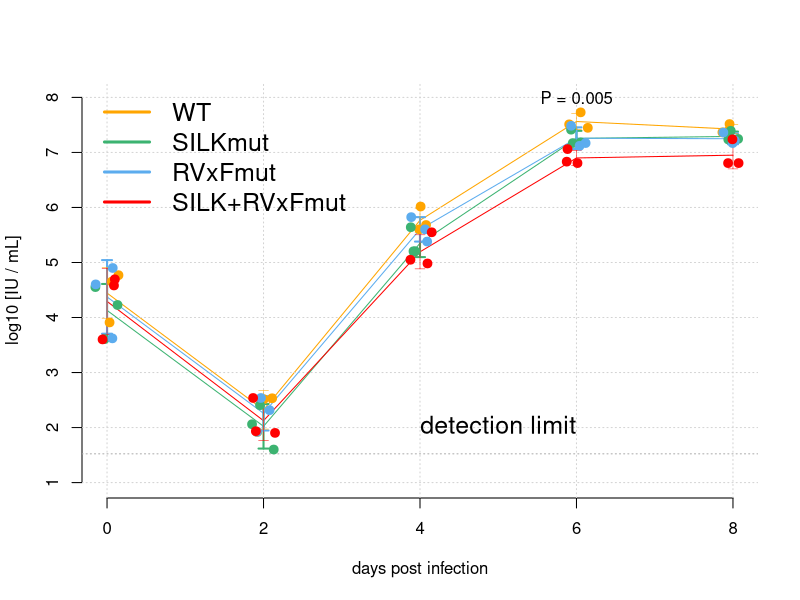

Here is the R script that generated this plot:


#### High MOI growth PP1 mutant + single mutants

WT_d0 <- c(5.88E+04,8.14E+03,4.49E+04) 
WT_d2 <- c(3.28E+02,8.29E+01,3.41E+02)
WT_d4 <- c(4.80E+05,4.00E+05,1.04E+06)
WT_d6 <- c(2.80E+07,3.24E+07,5.35E+07)
WT_d8 <- c(2.44E+07,2.32E+07,3.28E+07)

RV522_d0 <- c(1.69E+04,4.05E+03,3.57E+04)
RV522_d2 <- c(2.55E+02,3.99E+01,1.15E+02)
RV522_d4 <- c(1.60E+05,1.60E+05,4.37E+05)
RV522_d6 <- c(1.52E+07,1.48E+07,2.59E+07)
RV522_d8 <- c(1.72E+07,1.76E+07,2.47E+07)

RV523_d0 <- c(4.00E+04,4.18E+03,7.94E+04)
RV523_d2 <- c(2.07E+02,8.36E+01,3.45E+02)
RV523_d4 <- c(4.00E+05,2.40E+05,6.67E+05)
RV523_d6 <- c(1.32E+07,1.48E+07,3.05E+07)
RV523_d8 <- c(1.64E+07,1.48E+07,2.30E+07)

RV524_d0 <- c(3.82E+04,	4.00E+03,	4.95E+04)
RV524_d2 <- c(8.59E+01,8.00E+01,3.45E+02)
RV524_d4 <- c(1.12E+05,9.60E+04,3.54E+05)
RV524_d6 <- c(6.4E+06,6.8E+06,1.15E+07)
RV524_d8 <- c(6.40E+06,6.4E+06,1.73E+07)


WT <- log10(rbind.data.frame(WT_d0, WT_d2, WT_d4, WT_d6, WT_d8))
RV522 <- log10(rbind.data.frame(RV522_d0, RV522_d2, RV522_d4, RV522_d6, RV522_d8))
RV523 <- log10(rbind.data.frame(RV523_d0, RV523_d2, RV523_d4, RV523_d6, RV523_d8))
RV524 <- log10(rbind.data.frame(RV524_d0, RV524_d2, RV524_d4, RV524_d6, RV524_d8))

colnames(WT) <- c("rep1", "rep2", "rep3")
row.names(WT) <- c("d0", "d2", "d4", "d6", "d8") 

colnames(RV522) <- c("rep1", "rep2", "rep3")
row.names(RV522) <-c("d0", "d2", "d4", "d6", "d8")  

colnames(RV523) <- c("rep1", "rep2", "rep3")
row.names(RV523) <- c("d0", "d2", "d4", "d6", "d8")  

colnames(RV524) <- c("rep1", "rep2", "rep3")
row.names(RV524) <- c("d0", "d2", "d4", "d6", "d8")  

WT[,4]<- apply(WT,1, FUN=sd, na.rm=T)
RV522[,4] <- apply(RV522,1, FUN=sd, na.rm=T)
RV523[,4]<- apply(RV523,1, FUN=sd, na.rm=T)
RV524[,4]<- apply(RV524,1, FUN=sd, na.rm=T)

WT[,5] <- rowMeans(WT[,1:3], na.rm = T)
RV522[,5] <- rowMeans(RV522[,1:3], na.rm=T)
RV523[,5] <- rowMeans(RV523[,1:3], na.rm=T)
RV524[,5] <- rowMeans(RV524[,1:3], na.rm=T)


#pdf(pdfname <- "HighMOI_growth.pdf", width=8, height=8)


plot(y=WT$V5, x=c(0,2,4,6,8), axes=F, type="l", ylab="log10 [IU / mL]", xlab="days post infection", col="orange", lwd=1, ylim=c(1,8))
axis(2, at=NULL)
axis(1, at=c(0,2,4,6,8))
grid(NULL, NULL)
lines(y=RV522$V5, x=c(0,2,4,6,8), type="l", col="mediumseagreen", lwd=1)
lines(y=RV523$V5, x=c(0,2,4,6,8), type="l", col="steelblue2", lwd=1)
lines(y=RV524$V5, x=c(0,2,4,6,8), type="l", col="red", lwd=1)
abline(h=log10(3.33E+01), col="darkgrey", lty=3, lwd=1)
text(x=5, y=2.05, "detection limit", cex=1.5)


arrows(x0=c(0,2,4,6,8), y0=RV522$V5,  x1=c(0,2,4,6,8), y1=RV522$V5-RV522$V4, angle = 90,length = 0.05, col="mediumseagreen", lwd=2)
arrows(x0=c(0,2,4,6,8), y0=RV522$V5,  x1=c(0,2,4,6,8), y1=RV522$V5+RV522$V4, angle = 90,length = 0.05, col="mediumseagreen", lwd=2)

arrows(x0=c(0,2,4,6,8), y0=RV523$V5,  x1=c(0,2,4,6,8), y1=RV523$V5-RV523$V4, angle = 90,length = 0.05, col="steelblue2", lwd=2)
arrows(x0=c(0,2,4,6,8), y0=RV523$V5,  x1=c(0,2,4,6,8), y1=RV523$V5+RV523$V4, angle = 90,length = 0.05, col="steelblue2", lwd=2)

arrows(x0=c(0,2,4,6,8), y0=WT$V5,  x1=c(0,2,4,6,8), y1=WT$V5-WT$V4, angle = 90,length = 0.05, col="orange", lwd=0.5)
arrows(x0=c(0,2,4,6,8), y0=WT$V5,  x1=c(0,2,4,6,8), y1=WT$V5+WT$V4, angle = 90,length = 0.05, col="orange", lwd=0.5)

arrows(x0=c(0,2,4,6,8), y0=RV524$V5,  x1=c(0,2,4,6,8), y1=RV524$V5-RV524$V4, angle = 90,length = 0.05, col="red", lwd=0.5)
arrows(x0=c(0,2,4,6,8), y0=RV524$V5,  x1=c(0,2,4,6,8), y1=RV524$V5+RV524$V4, angle = 90,length = 0.05, col="red", lwd=0.5)

legend("topleft", c("WT","SILKmut", "RVxFmut" ,"SILK+RVxFmut"), col=c("orange", "mediumseagreen", "steelblue2","red"), bty="n", cex=1.5, lwd=3)

points(x=jitter(rep(0,3), amount = 0.15),y=WT[1,1:3], col="orange", pch=20, cex=1.75)
points(x=jitter(rep(2,3), amount = 0.15),y=WT[2,1:3], col="orange", pch=20, cex=1.75)
points(x=jitter(rep(4,3), amount = 0.15),y=WT[3,1:3], col="orange", pch=20, cex=1.75)
points(x=jitter(rep(6,3), amount = 0.15),y=WT[4,1:3], col="orange", pch=20, cex=1.75)
points(x=jitter(rep(8,3), amount = 0.15),y=WT[5,1:3], col="orange", pch=20, cex=1.75)


points(x=jitter(rep(0,3), amount = 0.15),y=RV522[1,1:3], col="mediumseagreen", pch=20, cex=1.75)
points(x=jitter(rep(2,3), amount = 0.15),y=RV522[2,1:3], col="mediumseagreen", pch=20, cex=1.75)
points(x=jitter(rep(4,3), amount = 0.15),y=RV522[3,1:3], col="mediumseagreen", pch=20, cex=1.75)
points(x=jitter(rep(6,3), amount = 0.15),y=RV522[4,1:3], col="mediumseagreen", pch=20, cex=1.75)
points(x=jitter(rep(8,3), amount = 0.15),y=RV522[5,1:3], col="mediumseagreen", pch=20, cex=1.75)


points(x=jitter(rep(0,3), amount = 0.15),y=RV523[1,1:3], col="steelblue2", pch=20, cex=1.75)
points(x=jitter(rep(2,3), amount = 0.15),y=RV523[2,1:3], col="steelblue2", pch=20, cex=1.75)
points(x=jitter(rep(4,3), amount = 0.15),y=RV523[3,1:3], col="steelblue2", pch=20, cex=1.75)
points(x=jitter(rep(6,3), amount = 0.15),y=RV523[4,1:3], col="steelblue2", pch=20, cex=1.75)
points(x=jitter(rep(8,3), amount = 0.15),y=RV523[5,1:3], col="steelblue2", pch=20, cex=1.75)

points(x=jitter(rep(0,3), amount = 0.15),y=RV524[1,1:3], col="red", pch=20, cex=1.75)
points(x=jitter(rep(2,3), amount = 0.15),y=RV524[2,1:3], col="red", pch=20, cex=1.75)
points(x=jitter(rep(4,3), amount = 0.15),y=RV524[3,1:3], col="red", pch=20, cex=1.75)
points(x=jitter(rep(6,3), amount = 0.15),y=RV524[4,1:3], col="red", pch=20, cex=1.75)
points(x=jitter(rep(8,3), amount = 0.15),y=RV524[5,1:3], col="red", pch=20, cex=1.75)





#graphics.off()

#system(paste("open", pdfname))

#t.test(x = as.numeric(WT[3,1:3]), y = as.numeric(RV524[3,1:3]), exact=F, paired = F)$p.value
t.test(x = as.numeric(WT[4,1:3]), y = as.numeric(RV524[4,1:3]), exact=F, pared = F)$p.value
#t.test(x = as.numeric(WT[5,1:3]), y = as.numeric(RV524[5,1:3]), exact=F, paired = F)$p.value

text("P = 0.005", x=6, y=8)
#text("P = 0.0013 \n (WT - SILK+RVxFmut)", x=12, y=7.55)
#text("P = 0.00017 (WT - SILK+RVxFmut)", x=16, y=7.85)








